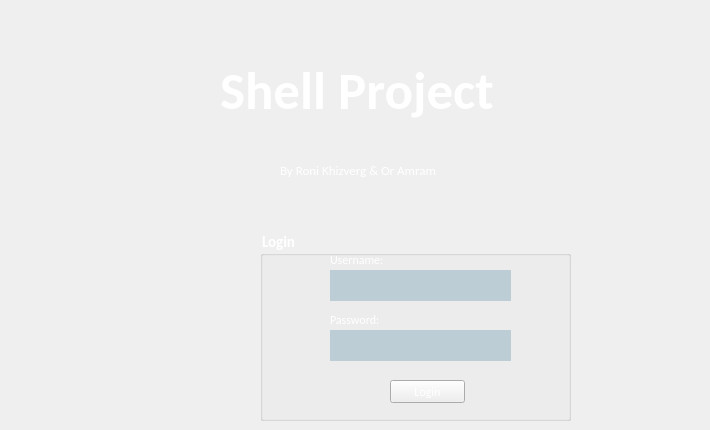
    <widget class="QWidget" name="tab_21">
     <attribute name="title">
      <string>Login</string>
     </attribute>
     <widget class="QLabel" name="label_main_3">
      <property name="geometry">
       <rect>
        <x>220</x>
        <y>40</y>
        <width>481</width>
        <height>101</height>
       </rect>
      </property>
      <property name="font">
       <font>
        <family>Calibri</family>
        <pointsize>40</pointsize>
        <weight>75</weight>
        <bold>true</bold>
       </font>
      </property>
      <property name="styleSheet">
       <string notr="true">color: white;	
</string>
      </property>
      <property name="text">
       <string>Shell Project</string>
      </property>
     </widget>
     <widget class="QGroupBox" name="groupBox">
      <property name="geometry">
       <rect>
        <x>260</x>
        <y>230</y>
        <width>311</width>
        <height>191</height>
       </rect>
      </property>
      <property name="font">
       <font>
        <family>Calibri</family>
        <pointsize>11</pointsize>
        <weight>75</weight>
        <bold>true</bold>
       </font>
      </property>
      <property name="styleSheet">
       <string notr="true">color: white;</string>
      </property>
      <property name="title">
       <string>Login</string>
      </property>
      <widget class="QLabel" name="label_username_3">
       <property name="geometry">
        <rect>
         <x>70</x>
         <y>20</y>
         <width>81</width>
         <height>20</height>
        </rect>
       </property>
       <property name="font">
        <font>
         <family>Calibri</family>
         <pointsize>9</pointsize>
        </font>
       </property>
       <property name="styleSheet">
        <string notr="true">color: white;</string>
       </property>
       <property name="text">
        <string>Username:</string>
       </property>
      </widget>
      <widget class="QLineEdit" name="lineEdit_username_3">
       <property name="geometry">
        <rect>
         <x>70</x>
         <y>40</y>
         <width>181</width>
         <height>31</height>
        </rect>
       </property>
       <property name="autoFillBackground">
        <bool>false</bool>
       </property>
       <property name="styleSheet">
        <string notr="true">background-color: #BDCDD6;
color: black;</string>
       </property>
       <property name="frame">
        <bool>false</bool>
       </property>
      </widget>
      <widget class="QLabel" name="label_password_3">
       <property name="geometry">
        <rect>
         <x>70</x>
         <y>80</y>
         <width>101</width>
         <height>20</height>
        </rect>
       </property>
       <property name="font">
        <font>
         <family>Calibri</family>
         <pointsize>9</pointsize>
        </font>
       </property>
       <property name="styleSheet">
        <string notr="true">color: white;</string>
       </property>
       <property name="text">
        <string>Password:</string>
       </property>
      </widget>
      <widget class="QPushButton" name="pushButton_login">
       <property name="geometry">
        <rect>
         <x>130</x>
         <y>150</y>
         <width>75</width>
         <height>23</height>
        </rect>
       </property>
       <property name="font">
        <font>
         <family>Calibri</family>
         <pointsize>9</pointsize>
        </font>
       </property>
       <property name="styleSheet">
        <string notr="true">color: white;</string>
       </property>
       <property name="text">
        <string>Login</string>
       </property>
       <property name="autoDefault">
        <bool>false</bool>
       </property>
       <property name="default">
        <bool>false</bool>
       </property>
      </widget>
      <widget class="QLineEdit" name="lineEdit_password_3">
       <property name="geometry">
        <rect>
         <x>70</x>
         <y>100</y>
         <width>181</width>
         <height>31</height>
        </rect>
       </property>
       <property name="styleSheet">
        <string notr="true">background-color: #BDCDD6;
color: black;</string>
       </property>
       <property name="frame">
        <bool>false</bool>
       </property>
       <property name="echoMode">
        <enum>QLineEdit::Password</enum>
       </property>
      </widget>
     </widget>
     <widget class="QLabel" name="label_7">
      <property name="geometry">
       <rect>
        <x>280</x>
        <y>160</y>
        <width>301</width>
        <height>20</height>
       </rect>
      </property>
      <property name="font">
       <font>
        <family>Calibri</family>
        <pointsize>10</pointsize>
       </font>
      </property>
      <property name="styleSheet">
       <string notr="true">color: white;</string>
      </property>
      <property name="text">
       <string>By Roni Khizverg &amp; Or Amram</string>
      </property>
     </widget>
    </widget>
